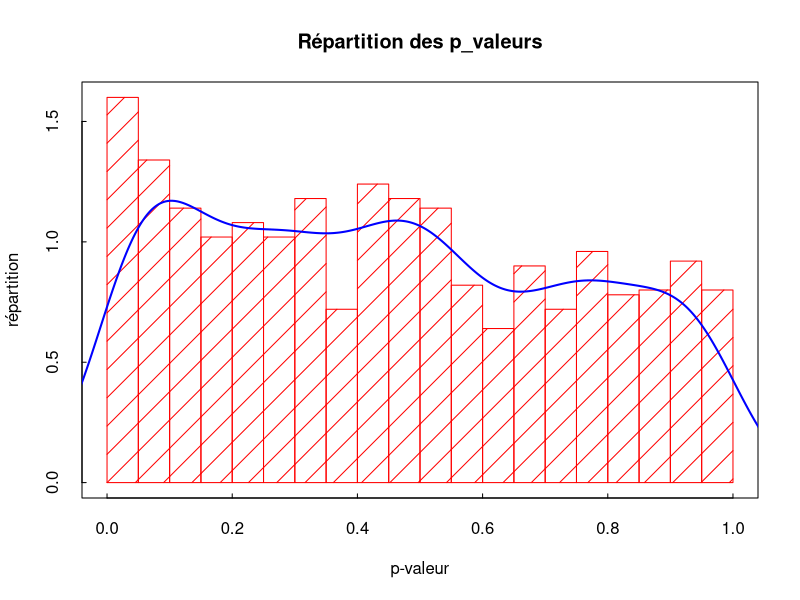
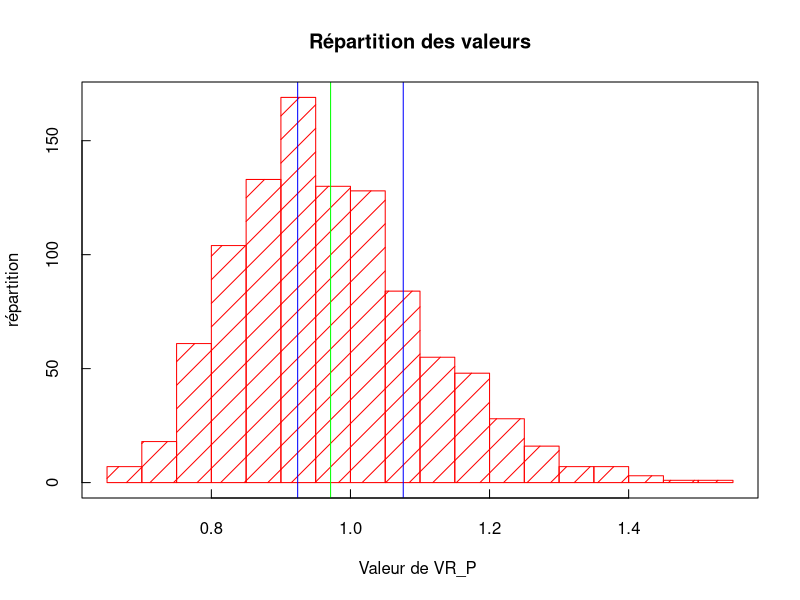

These charts were generated, in order, by the following R code:
## ---- chunk 1
rm(list=ls()) # Removes all existing variables

## ---- chunk 2
Sample = read.table("Economic_Scenarios_1000_Simu.csv",sep=";",header=FALSE) # This command returns an object of the class data.frame
 # For our purpose it is better to convert it into a matrix
n1 = dim(Sample)[1] # Number of rows
p1 = dim(Sample)[2] # Number of columns

X1_char = Sample[3:n1,7:p1] 
tab_X_1 = as.matrix(X1_char)

#pour la premiere simulation 

L=c()
for (i in 1:(floor(n1/4))){
  L=append(L,4*i)
}

IMMO=tab_X_1[L,]
EQUITY= tab_X_1[(L-1),]
INFL=tab_X_1[L-2,]
VALN=tab_X_1[L-3,]

## ---- chunk 3
 #on actualise les données 

IMMO_act=IMMO*VALN
EQUITY_act = EQUITY*VALN 
INFL_act = INFL*VALN

DtSt_IMMO=IMMO*VALN #on actualise les données 
Dt_1St_1_IMMO=DtSt_IMMO[,1:(dim(DtSt_IMMO)[2]-1)]
Y_IMMO=DtSt_IMMO[,2:dim(DtSt_IMMO)[2]]-Dt_1St_1_IMMO

DtSt_EQUITY=EQUITY_act #on actualise les données 
Dt_1St_1_EQUITY=DtSt_EQUITY[,1:(dim(DtSt_EQUITY)[2]-1)]
Y_EQUITY=DtSt_EQUITY[,2:dim(DtSt_EQUITY)[2]]-Dt_1St_1_EQUITY


DtSt_INFL=INFL*VALN #on actualise les données 
Dt_1St_1_INFL=DtSt_INFL[,1:(dim(DtSt_INFL)[2]-1)]
Y_INFL=DtSt_INFL[,2:dim(DtSt_INFL)[2]]-Dt_1St_1_INFL


## ---- chunk 4

mean((IMMO_act[1,] - mean(IMMO_act[1,]))^2)

## ---- chunk 5


########################### Calcul de QP #########################

Qp= function(Sample, p) {
  n=dim(Sample)[1] #n =1000
  d=dim(Sample)[2] # d = 50

  Qp = c()
  
  for (i in 1:n) {
    
    Y_barre = mean(Sample[i,])
    gamma_0 = mean((Sample[i,]-Y_barre)^2)
    Qp_i = 0
    
    for (j in 1:p){
      gamma_j = mean((Sample[i,(1+j):d]-Y_barre)*(Sample[i,1:(d-j)]-Y_barre))
      rho_j = gamma_j/gamma_0
      Qp_i = Qp_i + d*(rho_j^2)
    }
    Qp = append(Qp, Qp_i)
    
  }
  return(Qp)

}

#print(Qp(IMMO_act,3))


########################### Calcul de QP* #########################

Qpstar = function(Sample, p) {
  n=dim(Sample)[1] #n =1000
  d=dim(Sample)[2] # d = 50

  Qpstar = c()
  
  for (i in 1:n) {
    
    Y_barre = mean(Sample[i,])
    gamma_0 = mean((Sample[i,]-Y_barre)^2)
    Qpstar_i = 0
    
    for (j in 1:p){
      gamma_j = mean((Sample[i,(1+j):d]-Y_barre)*(Sample[i,1:(d-j)]-Y_barre))
      
      rho_j = gamma_j/gamma_0
      
      tau_j = sum((Sample[i,(1+j):d]-Y_barre)^2*(Sample[i,1:(d-j)])^2) /(gamma_0^2)
      Qpstar_i = Qpstar_i + d*(rho_j^2)
    }
    Qpstar = append(Qpstar, Qpstar_i)
  }
  return(Qpstar)

}

########################### Calcul de VRp #########################


VRP= function(Sample, p) {
  n=dim(Sample)[1] #n =1000
  d=dim(Sample)[2] # d = 50

  VRP = c()
  
  for (i in 1:n) {
    Y_barre = mean(Sample[i,])
    gamma_0 = mean((Sample[i,]-Y_barre)^2)
    
    VRP_i = 1
    
    for (j in 1:(p-1)){
      gamma_j = mean((Sample[i,(1+j):d]-Y_barre)*(Sample[i,1:(d-j)]))
      rho_j = gamma_j/gamma_0
      VRP_i = VRP_i + (1-(j/p))*rho_j

      }
    VRP = append(VRP, VRP_i)
    
  }
  return(VRP)

}





## ---- chunk 6

Graph = function(Sample,p){
  Qp = Qpstar(Sample,p)
  Y=c()
  for(t in 1:length(Qp)){
    p_value= 1-pchisq(Qp[t],df=p)
    Y=append(Y,p_value)
  }
  #X=c(1:length(Qp))
  
  #plot(X,Y)
  #abline(h=min(Y), col="blue")
  #abline(h=max(Y), col="blue")
  #abline(h=mean(Y), col="red")
  hist(Y,breaks=20,col="red",density=5,xlab="p-valeur",ylab="répartition",main=" Répartition des p_valeurs ",tck=0.01, freq = FALSE)
    # breaks : nombre de barres
    # density : barres vides (0) ou hachurées
    # tck = 0.01 : longueur des graduations
    # xlab & ylab : titre de l'axe des abscisses et ordonnées
    # main : titre de l'histogramme
    # col : couleur des barres - pour mettre d'autres couleurs
    # Le paramètre freq = FALSE ou freq = F permet d'afficher la fréquence que représente chaque catégorie.
  box() # encadre l'histogramme
  densite <- density(Y) # estimer la densité que représente ces différentes valeurs
  lines(densite, col = "blue",lwd=2) # Superposer une ligne de densité à l'histogramme
  
  print(paste0(" min(p_valeur)  = ", min(Y)))
  print(paste0(" max(p_valeur) = ",max(Y)))
  print(paste0(" mean(p_valeur) ",mean(Y)))
  print( "--------------")
  for(alpha in c(0.1,0.05,0.01)){
    
    print(paste0(" alpha = ",alpha))
    print(paste0(" On rejette l'hypothèse nulle ,",length(Y[Y<=alpha])))
    print( "--------------")   
  }
  
  
}
Graph(Y_IMMO,2)



## ---- chunk 7

p=4
VR_P=VRP(Y_IMMO,p)
X=c(1:length(VR_P))
print(paste0(" alpha = ",0.05))
a= 1-qnorm(0.975,mean=0,sd = 1)*sqrt(2*(p-1)/(p*length(VR_P)))
b= 1+qnorm(0.975,mean=0,sd = 1)*sqrt(2*(p-1)/(p*length(VR_P)))
#plot(X,VR_P)
hist(VR_P,breaks=20,col="red",density=6,xlab="Valeur de VR_P ",ylab="répartition",main=" Répartition des valeurs ",tck=0.02)
abline(v=a,col="blue")
abline(v=b,col="blue")
abline(v=mean(VR_P),col="green")
box()
mean(VR_P)

## ---- chunk 8



